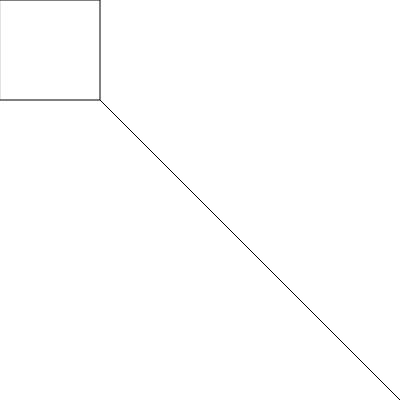
Frame 1 (no input)
Frame 60 (no input): identical to frame 1, image omitted
Frame 120 (the mouse pressed at the canvas centre since frame 60): identical to frame 1, image omitted

The p5.js sketch that drew this single still picture (run headless with seeded random() and noise() and a simulated clock; from frame 60 on, the mouse is pressed at the canvas centre):

// p5.js sketch
// ── sketch.js
function setup() {
  //Comentario
  createCanvas(400, 400);
}

function draw() {
  background(255);
  //point(200,200);
  line(0,0,400,400);
  rect(0,0,100,100);
}
